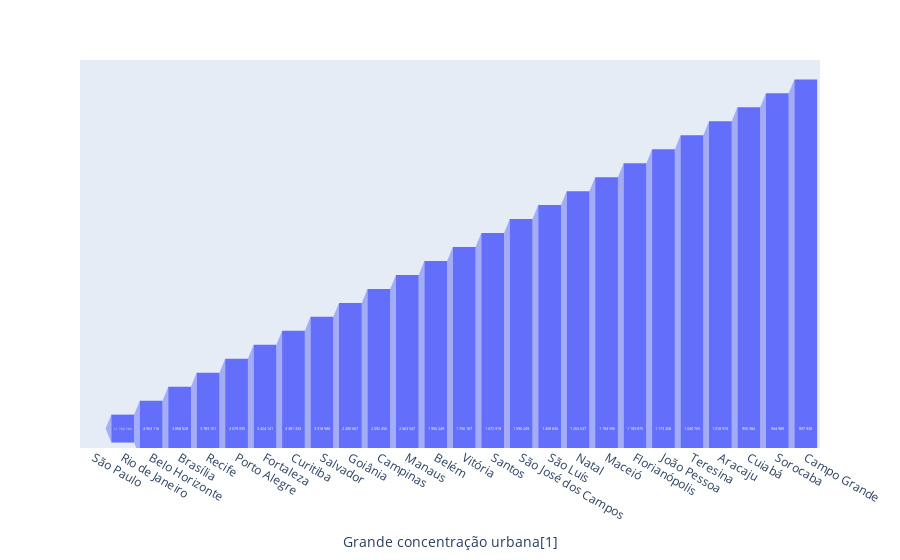

Write notebook code for a chart like this one.
### Code cell
import plotly.express as px

fig = px.funnel(dados, x='Grande concentração urbana[1]', y='População (2022)[3]')

fig.show()

### Figure 1 — Plotly figure (JSON) as saved in the notebook; plotly's stock layout.template omitted (floating-point values rounded to 4 significant figures)
{"data": [{"hovertemplate": "Grande concentração urbana[1]=%{x}<br>População (2022)[3]=%{y}<extra></extra>", "legendgroup": "", "marker": {"color": "#636efa"}, "name": "", "orientation": "v", "showlegend": false, "type": "funnel", "x": ["São Paulo", "Rio de Janeiro", "Belo Horizonte", "Brasília", "Recife", "Porto Alegre", "Fortaleza", "Curitiba", "Salvador", "Goiânia", "Campinas", "Manaus", "Belém", "Vitória", "Santos", "São José dos Campos", "São Luís", "Natal", "Maceió", "Florianópolis", "João Pessoa", "Teresina", "Aracaju", "Cuiabá", "Sorocaba", "Campo Grande"], "xaxis": "x", "y": ["20 684 947", "11 760 789", "4 963 116", "3 858 028", "3 783 101", "3 679 095", "3 424 141", "3 381 333", "3 318 986", "2 480 667", "2 092 456", "2 063 547", "1 956 249", "1 756 187", "1 672 919", "1 590 249", "1 458 836", "1 263 637", "1 194 596", "1 183 875", "1 173 268", "1 040 765", "1 018 574", "950 384", "944 989", "897 938"], "yaxis": "y"}], "layout": {"legend": {"tracegroupgap": 0}, "margin": {"t": 60}, "xaxis": {"anchor": "y", "domain": [0, 1], "title": {"text": "Grande concentração urbana[1]"}}, "yaxis": {"anchor": "x", "domain": [0, 1], "title": {"text": "População (2022)[3]"}}}}
